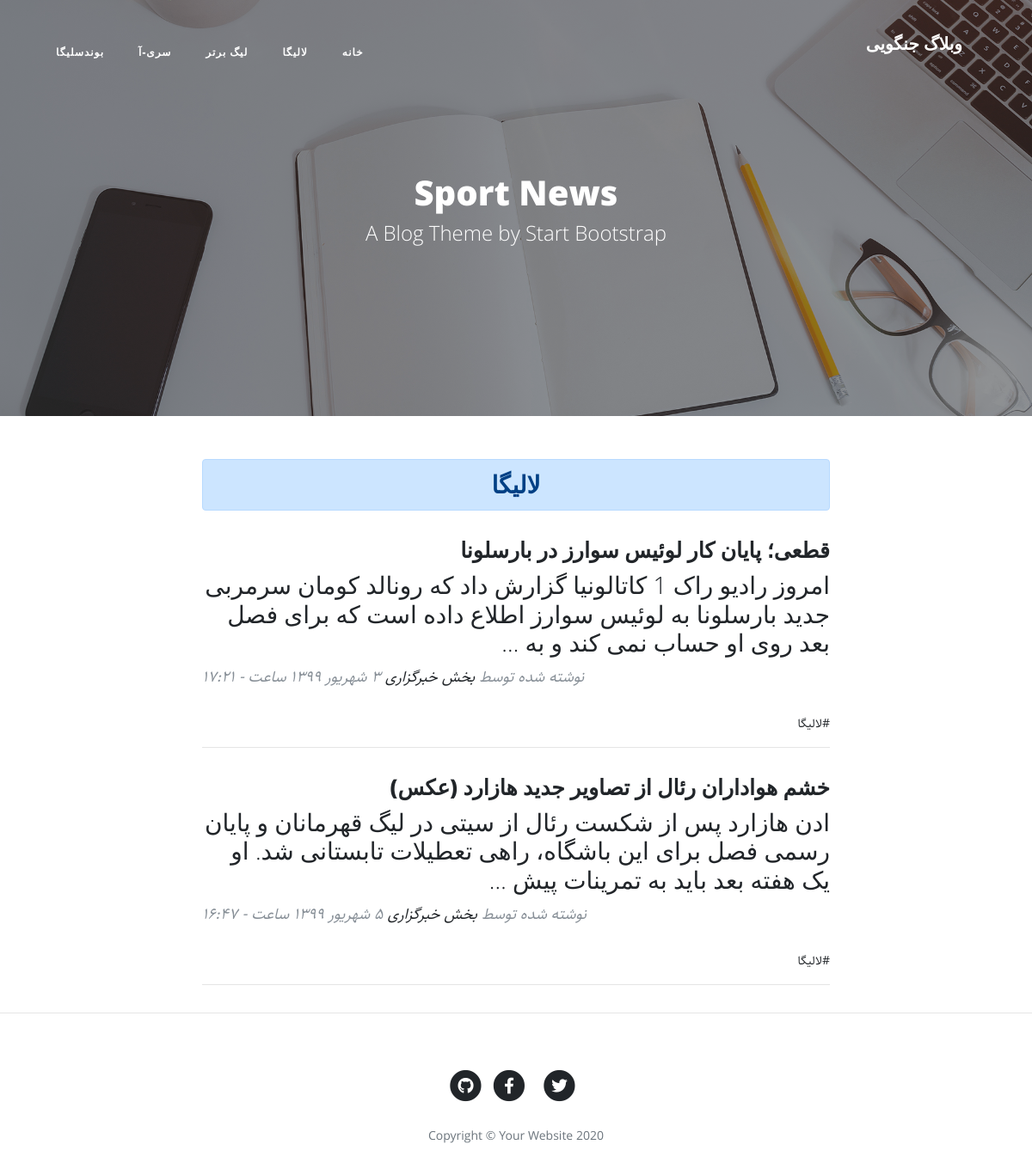
Screenshot of /category/laliga with the database file from the repository.
### blog/models.py (models this page shows, shortened)
class Category(models.Model):
    parent = models.ForeignKey('self', default=None, null=True, blank=True, on_delete=models.SET_NULL, related_name='children', verbose_name='زیر دسته')
    title = models.CharField(max_length=200)
    slug = models.SlugField(max_length=100, unique=True)
    status = models.BooleanField(default=True, verbose_name='آیا نمایش داده شود؟')
    position = models.IntegerField()
    class Meta:
        verbose_name = 'دسته بندی'
        verbose_name_plural = 'دسته بندی ها'
        ordering = ['parent__id', 'position']
    objects = CategoryManager()

class Article(models.Model):
    STATUS_CHOICES = (
        ('d', 'Draft'),
        ('p', 'Published')
    )
    title = models.CharField(max_length=200)
    slug = models.SlugField(max_length=100, unique=True)
    category = models.ManyToManyField(Category, verbose_name='دسته بندی', related_name='articles')
    description = models.TextField()
    thumbnail = models.ImageField(upload_to='images')
    publish = models.DateTimeField(default=timezone.now)
    created = models.DateTimeField(auto_now_add=True)
    updated = models.DateTimeField(auto_now=True)
    status = models.CharField(max_length=1, choices=STATUS_CHOICES)
    class Meta:
        verbose_name = 'مقاله'
        verbose_name_plural = 'مقالات'
    def jpublish(self):
        return jalali_converter(self.publish)
    jpublish.short_description = 'زمان انتشار'
    def category_published(self):
        return self.category.filter(status=True)
    objects = ArticleManager()

### blog/views.py (the view)
# urls.py: path('category/<slug:slug>', category, name='category'),
def category(request, slug, page=1):
    category = get_object_or_404(Category, slug=slug, status=True)
    article_list = category.articles.published()
    paginator = Paginator(article_list, 2)
    articles = paginator.get_page(page)
    context = {
        'category': category,
        'articles': articles
    }
    return render(request, 'blog/category.html', context)

### blog/models.py (called while the page is built)
    def published(self):
        return self.filter(status='p')

    def active(self):
        return self.filter(status=True)

### blog/templatetags/base_tags.py (called while the page is built)
@register.simple_tag
def title():
    return 'وبلاگ جنگویی'

@register.inclusion_tag('blog/partials/category_navbar.html')
def category_navbar():
    return {
        'category': Category.objects.filter(status=True)
    }

### extensions/jalali.py (called while the page is built)
    def persian_tuple(self):
        return self.persian_year, self.persian_month, self.persian_day

### extensions/utils.py (called while the page is built)
def persian_numbers_converter(mystr):
    numbers = {
        "0": "۰",
        "1": "۱",
        "2": "۲",
        "3": "۳",
        "4": "۴",
        "5": "۵",
        "6": "۶",
        "7": "۷",
        "8": "۸",
        "9": "۹",
    }
    for e_num, p_num in numbers.items():
        mystr = mystr.replace(e_num, p_num)
    return mystr

def jalali_converter(time):
    jmonth = ['فروردین', 'اردیبهشت', 'خرداد',
              'تیر', 'مرداد', 'شهریور',
              'مهر', 'آبان', 'آذر',
              'دی', 'بهمن', 'اسفند']
    time = timezone.localtime(time)
    time_to_str = f'{time.year},{time.month},{time.day}'
    time_to_tuple = jalali.Gregorian(time_to_str).persian_tuple()
    time_to_list = list(time_to_tuple)
    for index, month in enumerate(jmonth):
        if time_to_list[1] == index + 1:
            time_to_list[1] = month
            break
    output = f'{time_to_list[2]} {time_to_list[1]} {time_to_list[0]} ساعت - {time.hour}:{time.minute}'
    return persian_numbers_converter(output)

### blog/templates/blog/category.html (shortened to what this page needs)
{% extends 'blog/base.html' %}
{% load static %}
{% block main %}
<header class="masthead" style="background-image: url('{% static " blog/img/home-bg.jpg" %}')">
<div class="overlay"></div>
<div class="container">
    <div class="row">
        <div class="col-lg-8 col-md-10 mx-auto">
            <div class="site-heading">
                <h1>Sport News</h1>
                <span class="subheading">A Blog Theme by Start Bootstrap</span>
            </div>
        </div>
    </div>
</div>
</header>
<div class="container">
    <div class="row">
        <div class="col-lg-8 col-md-10 mx-auto">
            <h3 class="alert alert-primary text-center">{{category.title}}</h3>
            {% for article in articles %}
            <div class="post-preview">
                <a href="{% url 'blog:detail' article.slug %}">
                    <h2 class="post-title">
                        {{article.title}}
                    </h2>
                    <h3 class="post-subtitle">
                        {{article.description|truncatewords:30}}
                    </h3>
                </a>
                <p class="post-meta">نوشته شده توسط
                    <a href="#">بخش خبرگزاری</a>
                    {{article.jpublish}}</p>
                <div>
                    {% for cat in article.category_published.all %}
                    <a href="#">#{{cat.title}}</a>
                    {% endfor %}
                </div>
            </div>
            <hr>
            {% endfor %}
        </div>
    </div>
</div>
{% endblock %}

### blog/templates/blog/partials/category_navbar.html (shortened to what this page needs)
<div class="collapse navbar-collapse nav" id="navbarResponsive">
    <ul class="navbar-nav ml-auto">
        <li class="nav-item">
            <a class="nav-link" href="{% url 'blog:home' %}">خانه</a>
        </li>
        {% for cat in category %}
        {% if cat.parent == None %}
        <li class="nav-item">
            <a class="nav-link" href="{% url 'blog:category' cat.slug %}">{{cat.title}}</a>
        </li>
        {% endif %}
        {% endfor %}
    </ul>
</div>

### blog/static/blog/css/rtl.css (style rules this page uses)
body { direction: rtl; text-align: right; font-family: "Sahel"; font-size: 14px; }
.navbar-nav { margin-left: initial !important; margin-right: auto; }
.post-meta { text-align: left; }
header.masthead .site-heading h1 { font-size: 40px; }
.post-preview > a > .post-title { font-size: 25px; }
.nav ul { padding-right: 0; }
.nav ul li { border-bottom: none; height: 86px; line-height: 86px; font-size: 14px; display: inline-block; float: left; margin: 0 auto; }
.nav ul li a { text-decoration: none; color: #000000; display: block; transition: .3s background-color; padding: 0 24px; }
.nav a { border-bottom: none; }

### rows the page displays
Category: title "لالیگا"
Category: title "لیگ برتر"
Category: title "سری-آ"
Category: title "بوندسلیگا"
Article: title "قطعی؛ پایان کار لوئیس سوارز در بارسلونا", description "امروز رادیو راک 1 کاتالونیا گزارش داد که رونالد کومان سرمربی جدید بارسلونا به لوئیس سوارز اطلاع داده است که برای فصل بعد روی او حساب نمی کند و به …", jpublish "۳ شهریور ۱۳۹۹ ساعت - ۱۷:۲۱"
Article: title "خشم هواداران رئال از تصاویر جدید هازارد (عکس)", description "ادن هازارد پس از شکست رئال از سیتی در لیگ قهرمانان و پایان رسمی فصل برای این باشگاه، راهی تعطیلات تابستانی شد. او یک هفته بعد باید به تمرینات پیش …", jpublish "۵ شهریور ۱۳۹۹ ساعت - ۱۶:۴۷"
